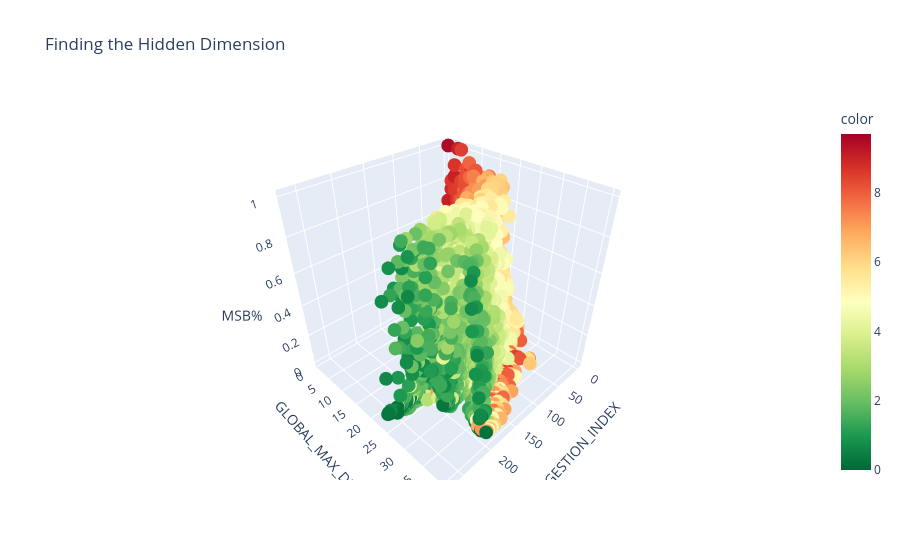

Write notebook code for a chart like this one.
### Code cell
import plotly.express as px

# Interactive 3D plot to spin and find the separation
fig = px.scatter_3d(df, 
                    x='CONGESTION_INDEX', 
                    y='GLOBAL_MAX_DEPTH', 
                    z='MSB%',  # Or use 'XOR2'
                    color=np.log1p(df['MAE']),
                    color_continuous_scale='RdYlGn_r',
                    title="Finding the Hidden Dimension")
fig.show()

### Figure 1 — Plotly figure (JSON) as saved in the notebook; plotly's stock layout.template omitted (floating-point values rounded to 4 significant figures; data arrays with more than 128 entries replaced by an {"elided": "..."} marker saying what was removed)
{"data": [{"hovertemplate": "CONGESTION_INDEX=%{x}<br>GLOBAL_MAX_DEPTH=%{y}<br>MSB%=%{z}<br>color=%{marker.color}<extra></extra>", "legendgroup": "", "marker": {"color": {"elided": "24906 float values"}, "coloraxis": "coloraxis", "symbol": "circle"}, "mode": "markers", "name": "", "scene": "scene", "showlegend": false, "type": "scatter3d", "x": {"elided": "24906 int values"}, "y": {"elided": "24906 int values"}, "z": {"elided": "24906 float values"}}], "layout": {"coloraxis": {"colorbar": {"title": {"text": "color"}}, "colorscale": [[0, "rgb(0,104,55)"], [0.1, "rgb(26,152,80)"], [0.2, "rgb(102,189,99)"], [0.3, "rgb(166,217,106)"], [0.4, "rgb(217,239,139)"], [0.5, "rgb(255,255,191)"], [0.6, "rgb(254,224,139)"], [0.7, "rgb(253,174,97)"], [0.8, "rgb(244,109,67)"], [0.9, "rgb(215,48,39)"], [1, "rgb(165,0,38)"]]}, "legend": {"tracegroupgap": 0}, "scene": {"domain": {"x": [0, 1], "y": [0, 1]}, "xaxis": {"title": {"text": "CONGESTION_INDEX"}}, "yaxis": {"title": {"text": "GLOBAL_MAX_DEPTH"}}, "zaxis": {"title": {"text": "MSB%"}}}, "title": {"text": "Finding the Hidden Dimension"}}}
